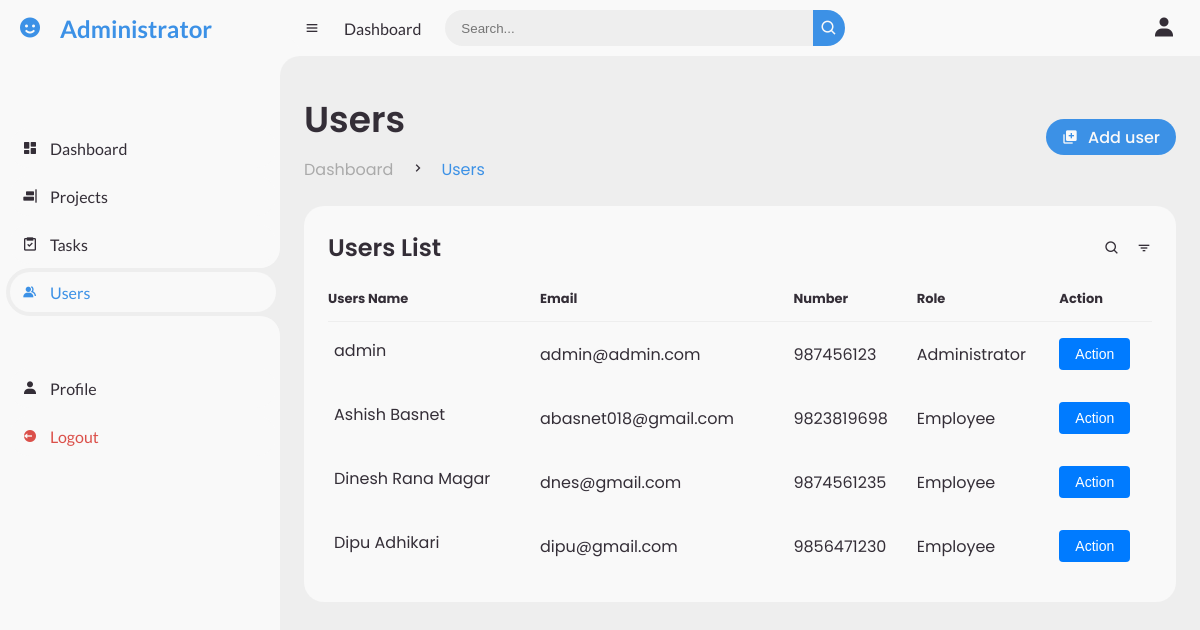
The app's page /includes/users.php (signed in), older data.
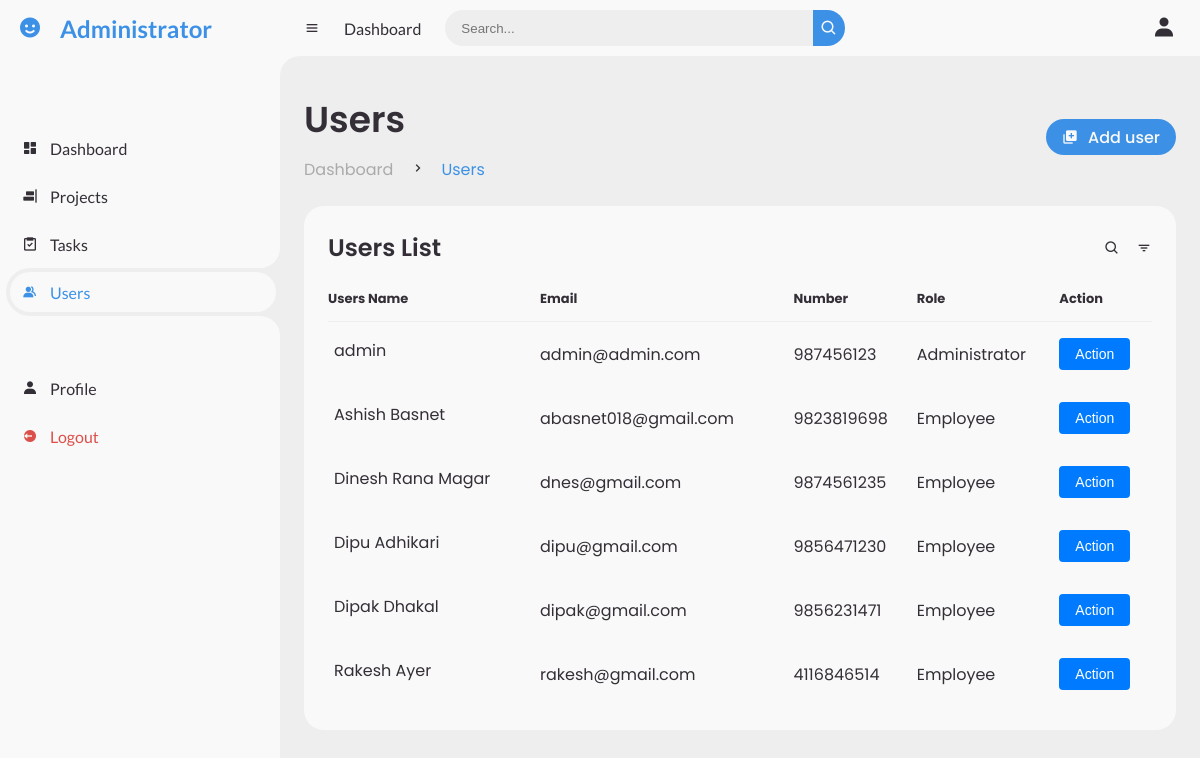
The same page, newer data.
### tables this page shows
CREATE TABLE `users` (
  `id` int(11) NOT NULL,
  `name` varchar(200) NOT NULL,
  `email` varchar(390) NOT NULL,
  `number` varchar(20) NOT NULL,
  `password` varchar(200) NOT NULL,
  `user_role` int(11) NOT NULL
);

### includes/dynamic_role_title.php (called while the page is built, shortened)
<?php
if (isset($_SESSION['user_role']) && isset($_SESSION['user_email'])) {
    $user_role = $_SESSION['user_role'];
    switch ($user_role) {
        case 1:
            $greeting = 'Administrator';
            break;
    }
} else {
    header("Location: user_login.php");
    exit;
}
?>

### includes/users.php (the view, shortened to what this page needs)
<?php
include 'connection.php';
include "dynamic_role_title.php";
if (isset($_SESSION['user_role'])) {
    $user_role = $_SESSION['user_role'];
    $search_query = "";
    $where_clause = "";
    $sql = "SELECT * FROM users" . $where_clause;
    $result = $conn->query($sql);
    $user_roles = [
        1 => "Administrator",
        2 => "Employee",
    ];
?>
    <!DOCTYPE html>
    <html lang="en">
    <head>
        <link href='https://unpkg.com/boxicons@2.1.4/css/boxicons.min.css' rel='stylesheet'>
        <link rel="stylesheet" href="../CSS/user_dashboard.css">
    </head>
    <body>
        <section id="sidebar">
            <a class="brand" href="#">
                <i class="bx bxs-smile"></i><span class="text"><?php echo $greeting; ?></span>
            </a>
            <ul class="side-menu top">
                <li>
                    <a href="admin_dashboard.php" class="sidebar-link" data-section="dashboard">
                        <i class='bx bxs-dashboard'></i>
                        <span class="text">Dashboard</span>
                    </a>
                </li>
                <li>
                    <a href="projects.php" class="sidebar-link" data-section="projects">
                        <i class='bx bxs-objects-horizontal-right'></i>
                        <span class="text">Projects</span>
                    </a>
                </li>
                <li>
                    <a href="task.php" id="tasks-link">
                        <i class='bx bx-task'></i>
                        <span class="text">Tasks</span>
                    </a>
                </li>
                <li class="active">
                    <a href="#" id="team-link">
                        <i class='bx bxs-group'></i>
                        <span class="text">Users</span>
                    </a>
                </li>
            </ul>
            <ul class="side-menu">
                <li>
                    <a href="profile.php" class="settings-link">
                        <i class='bx bxs-user'></i>
                        <span class="text">Profile</span>
                    </a>
                </li>
                <li>
                    <a href="user_login.php" class="logout">
                        <i class='bx bxs-log-out-circle'></i>
                        <span class="text">Logout</span>
                    </a>
                </li>
            </ul>
        </section>
        <section id="content">
            <nav>
                <i class='bx bx-menu'></i>
                <a href="#" class="nav-link">Dashboard</a>
                <form action="#" method="get">
                    <div class="form-input">
                        <input type="search" name="search" placeholder="Search..." value="<?php echo htmlspecialchars($search_query); ?>">
                        <button type="submit" class="search-btn"><i class='bx bx-search'></i></button>
                    </div>
                </form>
                <a href="profile.php" class="profile">
                    <i class='bx bxs-user' style='font-size: 1.5em; margin-left:auto'></i>
                </a>
            </nav>
            <main>
                <div class="head-title">
                    <div class="left">
                        <h1>Users</h1>
                        <ul class="breadcrumb">
                            <li>
                                <a href="#">Dashboard</a>
                            </li>
                            <li><i class='bx bx-chevron-right'></i></li>
                            <li>
                                <a class="active" href="#">Users</a>
                            </li>
                        </ul>
                    </div>
                    <?php
                    if ($user_role == 1) {
                        echo '<a href="add-users.php" class="btn-download">
                        <i class="bx bxs-add-to-queue"></i>
                        <span class="text">Add user</span>
                      </a>';
                    }
                    ?>
                </div>
                <div class="table-data">
                    <div class="order">
                        <div class="head">
                            <h3>Users List</h3>
                            <i class='bx bx-search'></i>
                            <i class='bx bx-filter'></i>
                        </div>
                        <table>
                            <thead>
                                <tr>
                                    <th>Users Name</th>
                                    <th>Email</th>
                                    <th>Number</th>
                                    <th>Role</th>
                                    <?php
                                    if ($user_role == 1 || $user_role == 2) {
                                        echo "<th>Action</th>";
                                    }
                                    ?>
                                </tr>
                            </thead>
                            <tbody>
                                <?php
                                while ($row = $result->fetch_assoc()) {
                                    if ($user_role == 1 || $row['user_role'] != 1) {
                                        $user_role_label = isset($user_roles[$row['user_role']]) ? $user_roles[$row['user_role']] : '';
                                        echo "
                                               <tr>
                                               <td>" . $row['name'] . "</td>
                                               <td>" . $row['email'] . "</td>
                                               <td>" . $row['number'] . "</td>
                                               <td>" . $user_role_label . "</td>
                                               <td>
                                               <div class='dropdown'>
                                               <button class='action-button' type='button' id='dropdownMenuButton" . $row['id'] . "' aria-haspopup='true' aria-expanded='false'>
                                                  Action
                                               </button>
                                               <div class='dropdown-menu' id='dropdownMenu" . $row['id'] . "'>
                                               <a class='dropdown-item' href='edit_users.php?edit_id=" . $row['id'] . "'>Edit</a>
                                               <a class='dropdown-item' href='delete_users.php?delete_id=" . $row['id'] . "'>Delete</a>
                                         </div>
                                    </div>
                                </td>
                            </tr>
                        ";
                                    }
                                }
                                ?>
                            </tbody>
                        </table>
                    </div>
                </div>
            </main>
        </section>
    </body>
    </html>
<?php
} else {
    header("Location: user_login.php");
    exit;
}
?>

Row changes from the older to the newer data that the page shows:
added users: name "Dipak Dhakal", email "dipak@gmail.com", number "9856231471", user_role "Employee"
added users: name "Rakesh Ayer", email "rakesh@gmail.com", number "4116846514", user_role "Employee"
